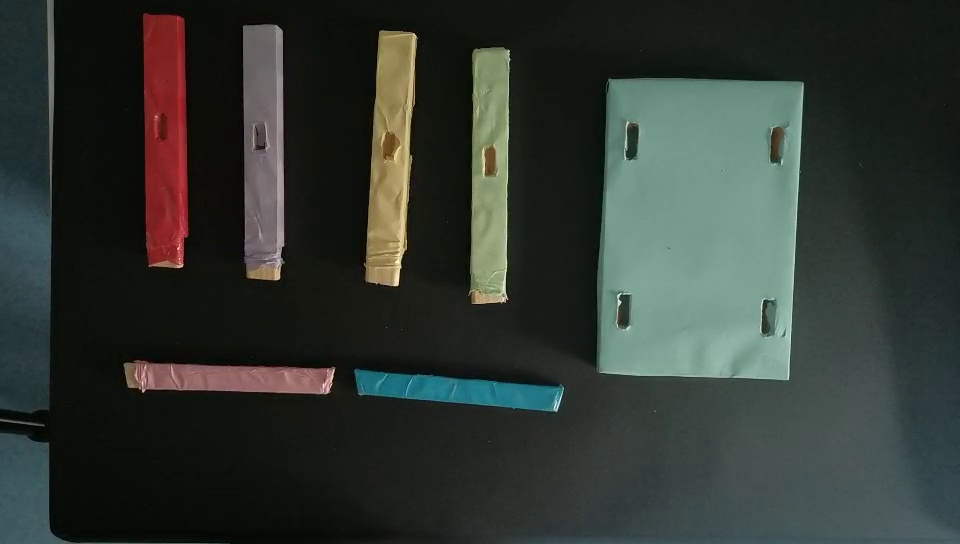
#> input picture Video1-capture/frame100.jpg, 960 x 544 px, found by its file name; its folder holds only this picture in this run
$ python Untitled-3.py
#> lines starting #> are read from the running program, lines starting #| are printed output that depends on the picture; after the words box and inside, x2 and y2 are one past the last pixel; in counts of white or black regions, pixels touching at a corner belong together
# -*- coding:utf-8 -*-
import cv2
import numpy as np
import time
import os

if __name__ == '__main__':
    imagepath= 'd:/QATM_pytorch/Video1-capture/'
    filenames=os.listdir(imagepath)
    kernel_2 = np.ones((2,2),np.uint8) # 2x2的卷积核
    kernel_3 = np.ones((3,3),np.uint8) # 3x3的卷积核
    kernel_4 = np.ones((4,4),np.uint8) # 4x4的卷积核
    for filename in filenames:
        filepath = imagepath + filename
        Img = cv2.imread(filepath) # 读入一幅图像
#> Img is the input picture: shape (544, 960, 3); mean B, G, R 49.9, 55.1, 48.6

        if Img is not None: # 判断图片是否读入
            HSV = cv2.cvtColor(Img, cv2.COLOR_BGR2HSV) # 把BGR图像转换为HSV格式
#> HSV: shape (544, 960, 3); mean H, S, V 63.7, 64.9, 58.6
            # print(HSV)
            # break
            '''
            HSV模型中颜色的参数分别是:色调(H),饱和度(S),明度(V)
            下面两个值是要识别的颜色范围
            '''
            Lower = np.array([170, 115, 160])   # 要识别颜色的下限
            Upper = np.array([180, 150, 190]) # 要识别的颜色的上限
            # mask是把HSV图片中在颜色范围内的区域变成白色,其他区域变成黑色
            mask = cv2.inRange(HSV, Lower, Upper)
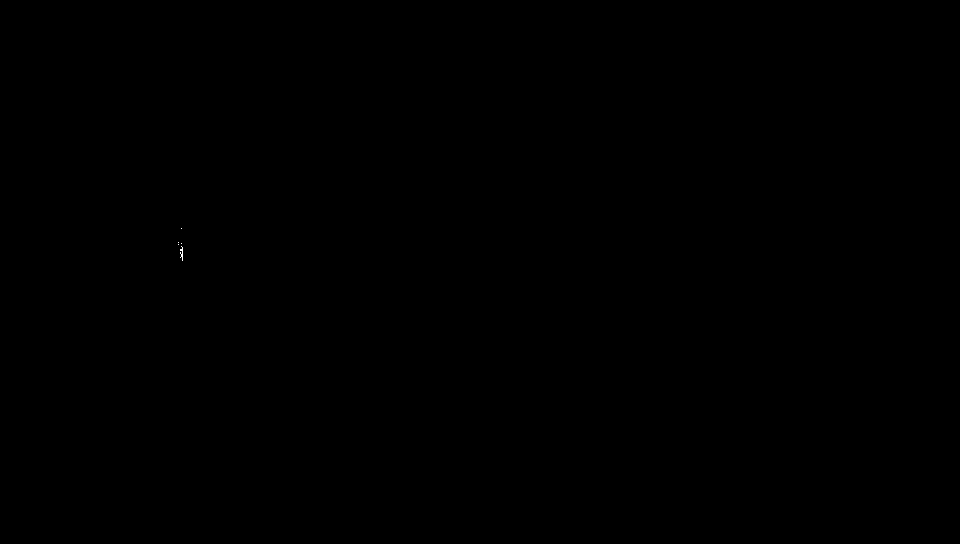
#> mask: shape (544, 960); 0.01% white in thin lines or dots, all inside (x1, y1, x2, y2) = (178, 228, 183, 261)
            #下面四行是用卷积进行滤波
            erosion = cv2.erode(mask,kernel_4,iterations = 1)
#> erosion: shape (544, 960); every value is 0
            erosion = cv2.erode(erosion,kernel_4,iterations = 1)
            dilation = cv2.dilate(erosion,kernel_4,iterations = 1)
            dilation = cv2.dilate(dilation,kernel_4,iterations = 1)
            # target是把原图中的非目标颜色区域去掉剩下的图像
            target = cv2.bitwise_and(Img, Img, mask=dilation)
#> target: shape (544, 960, 3); every value is 0
            # 将滤波后的图像变成二值图像放在binary中
            ret, binary = cv2.threshold(dilation,127,255,cv2.THRESH_BINARY)
            # 在binary中发现轮廓,轮廓按照面积从小到大排列
            contours, hierarchy = cv2.findContours(binary,cv2.RETR_EXTERNAL,cv2.CHAIN_APPROX_SIMPLE)
#> contours = []
            p = 0
            mianji = 0
            X,Y,W,H = 0,0,0,0
            for i in contours: # 遍历所有的轮廓
                x,y,w,h = cv2.boundingRect(i) # 将轮廓分解为识别对象的左上角坐标和宽 高
                if w*h > mianji:
                    mianji = w*h
                    X,Y,W,H = x,y,w,h
                p +=1
#> this loop made 0 passes
#> after the loop, H = 0; W = 0; X = 0; Y = 0; mianji = 0; p = 0
            # 在图像上画上矩形(图片 左上角坐标 右下角坐标 颜色 线条宽度)
            cv2.rectangle(Img,(X,Y),(X+W,Y+H),(0,255,),3)
#> Img: shape (544, 960, 3); under 0.01% of pixels changed, all inside (x1, y1, x2, y2) = (0, 0, 3, 3)
            # 给识别对象写上标号
            font=cv2.FONT_HERSHEY_SIMPLEX
            # 加减10是调整字符位置
            cv2.putText(Img,str(X+W/2)+str(',')+str(Y+H/2),(X-10,Y+10), font, 1,(0,0,255),2)
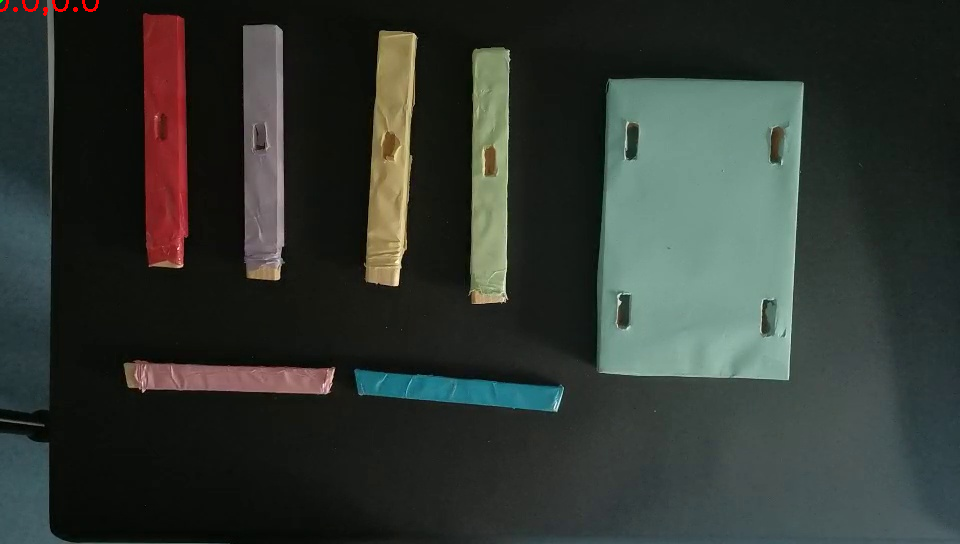
#> Img: shape (544, 960, 3); mean B, G, R 49.9, 55.1, 48.8
            # [5 lines of commented-out code are left out]
            if X+W/2 != 0.0 and Y+H/2 != 0.0:
                cv2.imwrite('d:/QATM_pytorch/QATM_pytorch-master/markR/'+filename, Img) # 将画上矩形的图形保存到当前目录
                print(filename,',',str(X+W/2),',',str(Y+H/2))
            # [6 lines of commented-out code are left out]

$ run again, on Video1-capture/frame1080.jpg
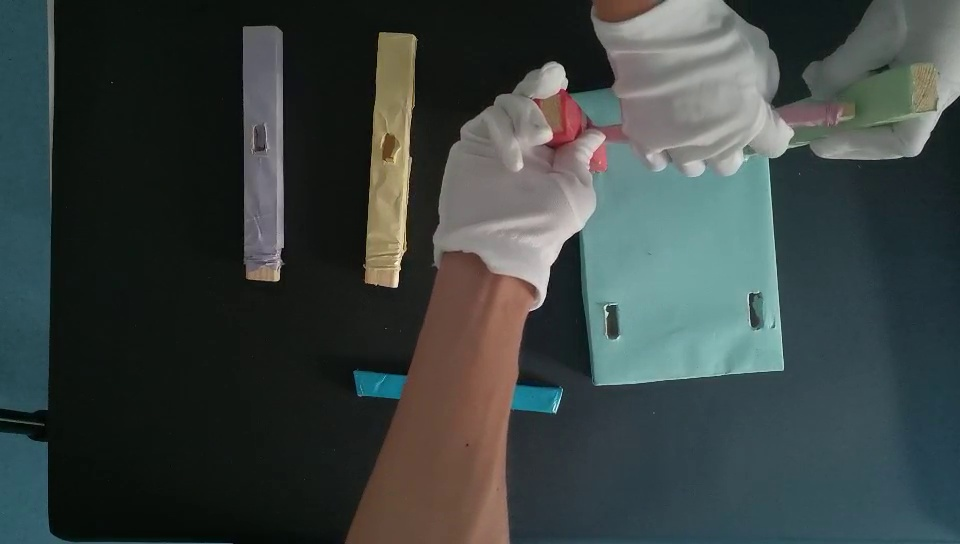
#> input picture Video1-capture/frame1080.jpg, 960 x 544 px, found by its file name
#> Img is the input picture: shape (544, 960, 3); mean B, G, R 65.8, 67.3, 58.6
#> HSV: shape (544, 960, 3); mean H, S, V 71.6, 72, 72.8
#> mask: shape (544, 960); 0.07% white; 7 white regions (5 under 20 px), largest, box (x1, y1, x2, y2) and area: (565, 101, 580, 139) 335, (592, 152, 599, 162) 35
#> contours = 1 contour; box (x1, y1, x2, y2) and area: (568, 108, 581, 129) 205
#> the loop `for i in contours:` made 1 pass
#> (x, y, w, h, mianji, X, Y, W) on pass 1: (568, 108, 13, 21, 273, 568, 108, 13)
#> after the loop `for i in contours:`: H = 21; W = 13; X = 568; Y = 108; mianji = 273; p = 1
#> `cv2.putText(Img,str(X+W/2)+str(',')+str(Y+H/2),(X-10,Y+10), font, 1,(0..`:
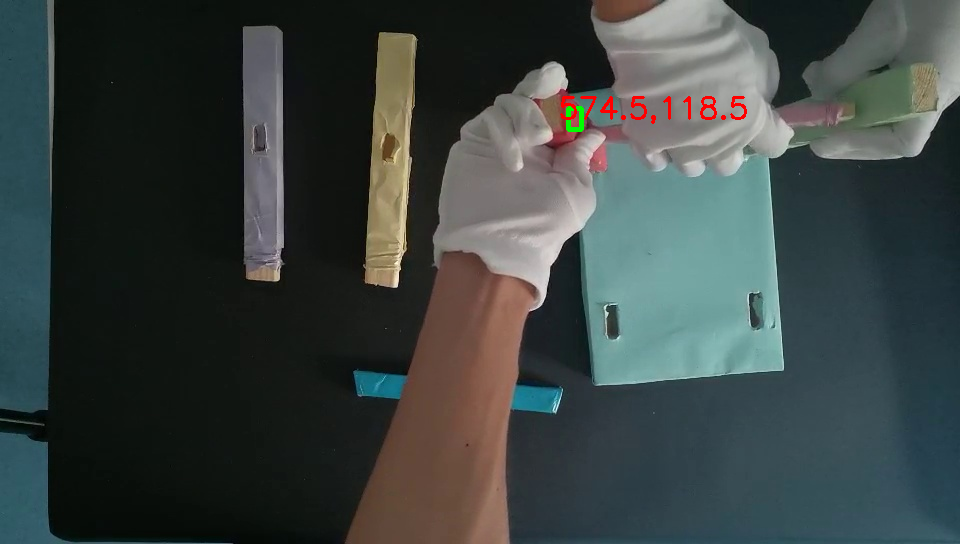
#> Img: shape (544, 960, 3); mean B, G, R 65.5, 67.1, 58.8
#| frame1080.jpg , 574.5 , 118.5
